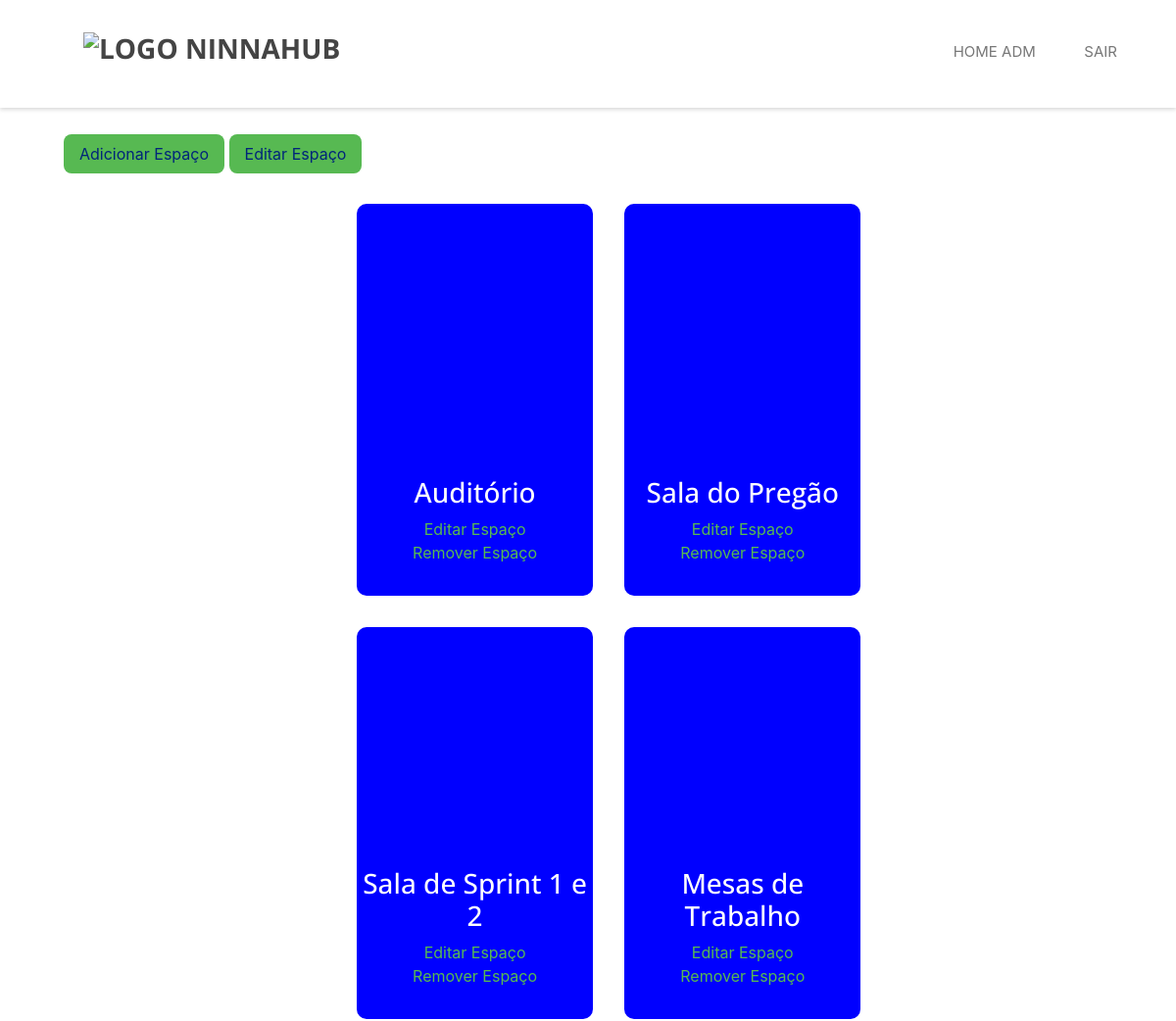
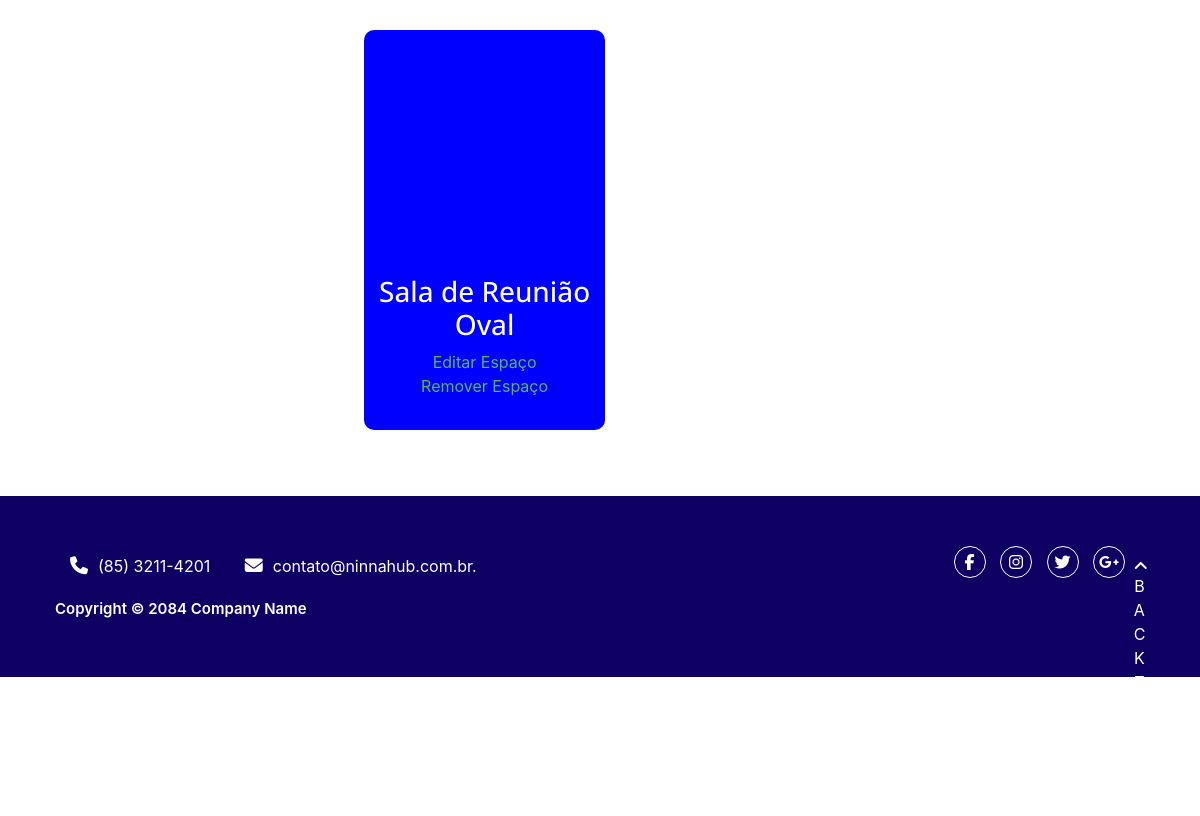
The page /adm/gerenciar_espacos/ (signed in) on the database its author committed (2 pictures, top to bottom).
### administrador/models.py (models this page shows, shortened)
class Espacos(models.Model):
    nome = models.CharField(max_length=30)
    descricao = models.TextField(max_length=1000)
    capacidade = models.IntegerField(default=0)
    imagem1 = models.ImageField(upload_to='fotos/espacos/imagem1', blank=True)
    imagem2 = models.ImageField(upload_to='fotos/espacos/imagem2', blank=True)
    imagem3 = models.ImageField(upload_to='fotos/espacos/imagem3', blank=True)
    imagem4 = models.ImageField(upload_to='fotos/espacos/imagem4', blank=True)
    imagem5 = models.ImageField(upload_to='fotos/espacos/imagem5', blank=True)

### administrador/views.py (the view)
# urls.py: path('gerenciar_espacos/', views.gerenciar_espacos, name='gerenciar_espacos'),
@login_required(login_url='/adm/login')
def gerenciar_espacos(request):
    espacos = {'espacos': Espacos.objects.all()}
    return render(request, 'gerenciar_espacos.html',espacos)

### administrador/templates/gerenciar_espacos.html (shortened to what this page needs)
{% extends 'base.html' %}
{% load static %}
{% block 'body' %}
{% include 'partials/_navbar-adm.html' %}
    <article class="btn-box">
        <button id="adicionar-espaco">Adicionar Espaço</button>
        <button id="editar-espaco">Editar Espaço</button>
    </article>
    <main class="principal">
        {%for espaco in espacos%}
        <section class="espaco">
            <h3 class="espaco-titulo">{{espaco.nome}}</h3>
            <a href="#" class="espaco-link">Editar Espaço</a>
            <a href="#" class="espaco-link">Remover Espaço</a>
        </section>
        {%endfor%}
    </main>
{% include 'partials/_footer.html' %}
{% endblock %}

### templates/static/reserva/css/main.css (style rules this page uses)
html, body, div, span, applet, object, iframe, h1, h2, h3, h4, h5, h6, p, blockquote, pre, a, abbr, acronym, address, big, cite, code, del, dfn, em, ins, kbd, q, s, samp, small, strike, strong, sub, sup, tt, var, b, u, i, center, dl, dt, dd, ol, ul, li, fieldset, form, label, legend, table, caption, tbody, tfoot, thead, tr, th, td, article, aside, canvas, details, embed, figure, figcaption, footer, header, hgroup, menu, nav, output, ruby, section, summary, time, mark, audio, video { margin: 0; padding: 0; border: 0; font-size: 100%; font: inherit; vertical-align: baseline; }
html,body { width: 100%; overflow-x: hidden; }
article, aside, details, figcaption, figure, footer, header, hgroup, menu, nav, section { display: block; }
body { line-height: 1; }
body { font: 13px/23px "Open Sans", sans-serif; -webkit-font-smoothing: antialiased; word-wrap: break-word; color: #777777; }
a { -webkit-transition: all 0.2s ease-in-out; -moz-transition: all 0.2s ease-in-out; -ms-transition: all 0.2s ease-in-out; -o-transition: all 0.2s ease-in-out; transition: all 0.2s ease-in-out; }
h1, h2, h3, h4, h5, h6 { font-family: "Open Sans", sans-serif; color: #444444; }

### templates/static/reserva/css/base.css (style rules this page uses)
:root { --branco: #FFF; --cinza: #808080; --azul-ninna: #00257A; --azul-escuro-ninna: #001c5c; --verde-ninna: #57B952; --branco-ninna: #ECEDEE; --preto-ninna: #000; --fonte-ninna: 'Poppins', sans-serif; }

### templates/static/reserva/css/style.css (style rules this page uses)
.principal { margin-top: 12rem; }

### templates/static/reserva/css/descrição.css (style rules this page uses)
main { margin-top: 200px; }
h3 { margin-bottom: 30px; }
h2, h3 { color: #333539; }

### templates/static/reserva/css/gerenciar-espaco.css (style rules this page uses)
:root { --branco-ninna: #FFF; --verde-ninna: #57B952; --azul-ninna: #00257A; --cinza-ninna: #808080; }
* { margin: 0; padding: 0; box-sizing: border-box; }
body, input, textarea, button { font-family: 'Poppins', sans-serif; }
.principal { display: flex; justify-content: flex-start; padding: 0 3rem; flex-wrap: wrap; position: relative; }
.btn-box { position: absolute; top: 105px; left: 65px; padding: 2rem 0; text-align: center; }
.btn-box button { color: var(--azul-ninna); cursor: pointer; background: var(--verde-ninna); border: none; border-radius: 8px; padding: 0.5rem 1rem; }
.espaco { background: url('./bg-empresarial.png') center / cover no-repeat; border-radius: 10px; display: grid; place-content: end center; padding-bottom: 2rem; margin: 1rem 1rem; background-color: blue; width: 30%; height: 400px; }
.espaco-titulo { text-align: center; color: var(--branco-ninna); }
.espaco-link { color: var(--verde-ninna); text-align: center; }

### templates/static/reserva/css/chamado.css (style rules this page uses)
main { margin-top: 170px; margin-left: 300px; margin-bottom: 50px; }

### templates/static/reserva/css/check.css (style rules this page uses)
* { margin: 0; padding: 0; }
a { text-decoration: none; }

### rows shown on the page
Espacos: nome "Auditório"
Espacos: nome "Sala do Pregão"
Espacos: nome "Sala de Sprint 1 e 2"
Espacos: nome "Mesas de Trabalho"
Espacos: nome "Sala de Reunião Oval"
